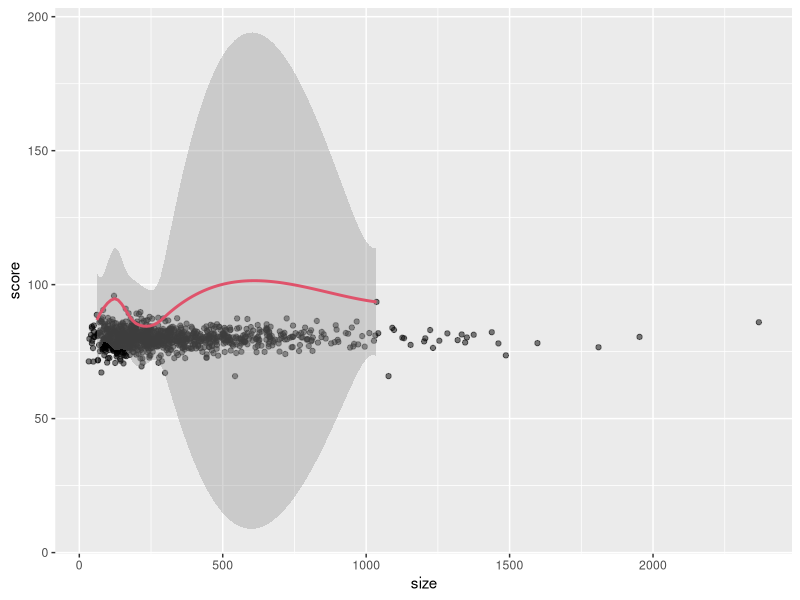
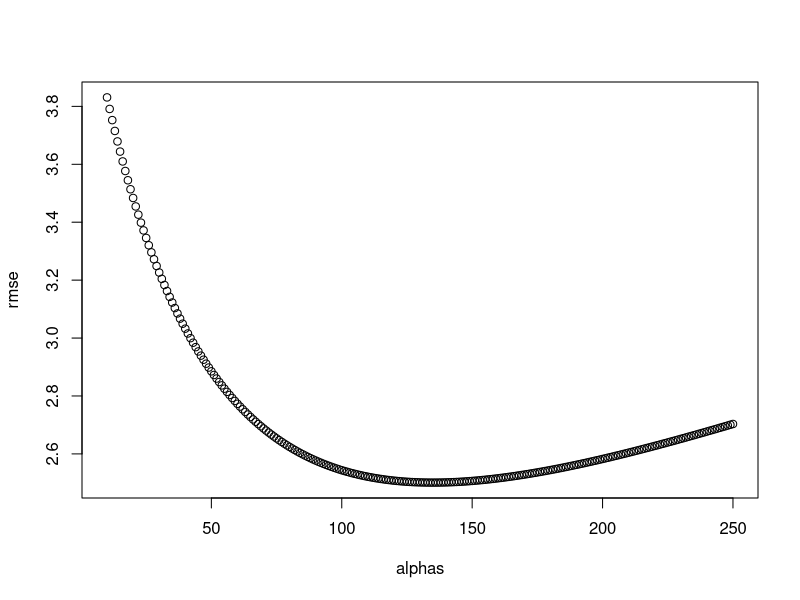

R code for these plots, in order:
library(dslabs)
library(tidyverse)
library(caret)


# set.seed(1986) # if using R 3.5 or earlier 
set.seed(1986, sample.kind="Rounding") # if using R 3.6 or later
n <- round(2^rnorm(1000, 8, 1))

set.seed(1, sample.kind="Rounding")
mu <- round(80 + 2*rt(1000, 5))
range(mu)
schools <- data.frame(id = paste("PS", 1:1000),
                      size = n,
                      quality = mu,
                      rank = rank(-mu))

schools %>% top_n(10, quality) %>% arrange(desc(quality))

set.seed(1, sample.kind="Rounding") # if using R 3.6 or later 
mu <- round(80 + 2*rt(1000, 5))

scores <- sapply(1:nrow(schools), function(i){
  scores <- rnorm(schools$size[i], schools$quality[i], 30)
  scores 
})

schools <- schools %>% mutate(score = sapply(scores, mean))

# Q1

schools %>% top_n(10, score) %>% arrange(desc(score)) %>% select(id, size, score)

# Q2

median(schools$size)
schools %>% top_n(10, score) %>% .$size %>% median()

# Q3
median(schools$size)
schools %>% top_n(-10, score) %>% .$size %>% median()

# Q4

schools %>% ggplot(aes(size, score)) +
  geom_point(alpha = 0.5) + 
  geom_smooth(data = filter(schools, rank <= 10), col=2)

# We can see that the standard error of the score has larger variability when the school is smaller. 
# This is a basic statistical reality we learned in PH125.3x: Data Science: Probability and PH125.4x: Data Science: Inference and Modeling courses!
# Note also that several of the top 10 schools based on true quality are also in the top 10 schools based on the exam score:
# schools %>% top_n(10, score) %>% arrange(desc(score))

# Q5

overall <- mean(sapply(scores, mean))
alpha <- 25
score_reg <- sapply(scores, function(x){ overall + sum(x - overall) / (length(x) + alpha) })
schools %>% mutate(score_reg = score_reg) %>%
  top_n(10, score_reg) %>% arrange(desc(score_reg))

# Q6

alphas <- seq(10, 250)
rmse <- sapply(alphas, function(alpha) {
  score_reg <- sapply(scores, function(x){ overall + sum(x - overall) / (length(x) + alpha) })
  mean((score_reg - schools$quality)^2)
})
plot(alphas, rmse)
alphas[which.min(rmse)]
